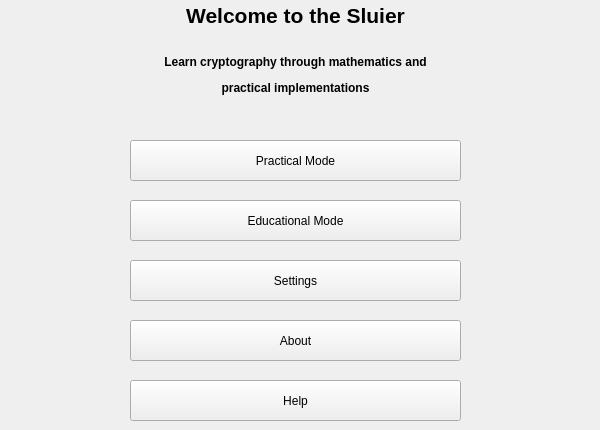
    <widget class="QWidget" name="tab_mn">
     <attribute name="title">
      <string>Main</string>
     </attribute>
     <widget class="QLabel" name="lbl_mn_title">
      <property name="geometry">
       <rect>
        <x>0</x>
        <y>0</y>
        <width>591</width>
        <height>31</height>
       </rect>
      </property>
      <property name="text">
       <string>&lt;html&gt;&lt;head/&gt;&lt;body&gt;&lt;p&gt;&lt;span style=&quot; font-size:16pt; font-weight:600;&quot;&gt;Welcome to the Sluier&lt;/span&gt;&lt;/p&gt;&lt;/body&gt;&lt;/html&gt;</string>
      </property>
      <property name="alignment">
       <set>Qt::AlignCenter</set>
      </property>
     </widget>
     <widget class="QPushButton" name="btn_mn_edu">
      <property name="geometry">
       <rect>
        <x>130</x>
        <y>200</y>
        <width>331</width>
        <height>41</height>
       </rect>
      </property>
      <property name="styleSheet">
       <string notr="true"/>
      </property>
      <property name="text">
       <string>Educational Mode</string>
      </property>
     </widget>
     <widget class="QPushButton" name="btn_mn_st">
      <property name="geometry">
       <rect>
        <x>130</x>
        <y>260</y>
        <width>331</width>
        <height>41</height>
       </rect>
      </property>
      <property name="styleSheet">
       <string notr="true"/>
      </property>
      <property name="text">
       <string>Settings</string>
      </property>
     </widget>
     <widget class="QPushButton" name="btn_mn_ab">
      <property name="geometry">
       <rect>
        <x>130</x>
        <y>320</y>
        <width>331</width>
        <height>41</height>
       </rect>
      </property>
      <property name="styleSheet">
       <string notr="true"/>
      </property>
      <property name="text">
       <string>About</string>
      </property>
     </widget>
     <widget class="QPushButton" name="btn_mn_hp">
      <property name="geometry">
       <rect>
        <x>130</x>
        <y>380</y>
        <width>331</width>
        <height>41</height>
       </rect>
      </property>
      <property name="styleSheet">
       <string notr="true"/>
      </property>
      <property name="text">
       <string>Help</string>
      </property>
     </widget>
     <widget class="QPushButton" name="btn_mn_pr">
      <property name="geometry">
       <rect>
        <x>130</x>
        <y>140</y>
        <width>331</width>
        <height>41</height>
       </rect>
      </property>
      <property name="styleSheet">
       <string notr="true"/>
      </property>
      <property name="text">
       <string>Practical Mode</string>
      </property>
     </widget>
     <widget class="QLabel" name="lbl_mn_hi">
      <property name="geometry">
       <rect>
        <x>0</x>
        <y>40</y>
        <width>591</width>
        <height>71</height>
       </rect>
      </property>
      <property name="text">
       <string>&lt;html&gt;&lt;head/&gt;&lt;body&gt;&lt;p&gt;&lt;span style=&quot; font-size:9pt; font-weight:600;&quot;&gt;Learn cryptography through mathematics and&lt;/span&gt;&lt;/p&gt;&lt;p&gt;&lt;span style=&quot; font-size:9pt; font-weight:600;&quot;&gt;practical implementations&lt;/span&gt;&lt;/p&gt;&lt;/body&gt;&lt;/html&gt;</string>
      </property>
      <property name="alignment">
       <set>Qt::AlignCenter</set>
      </property>
     </widget>
    </widget>
